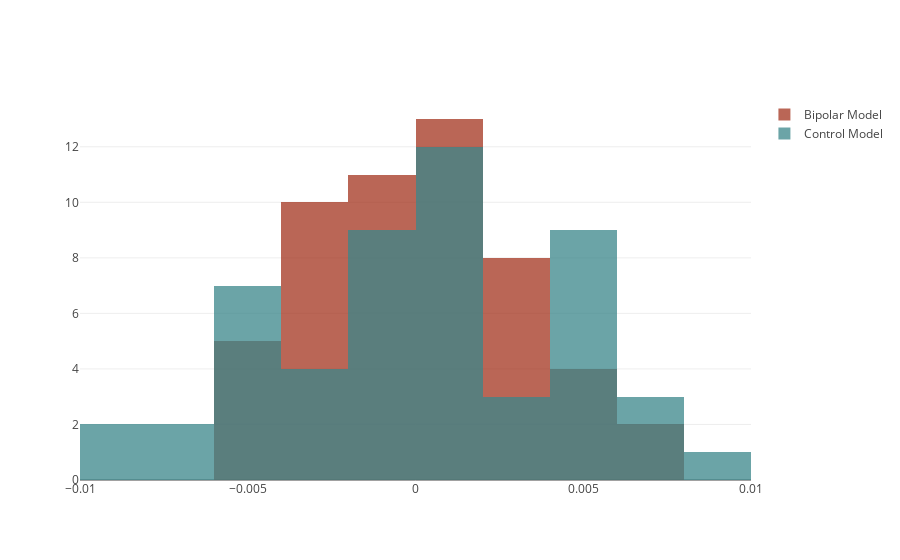

Here is the notebook cell this chart was saved with:
### Code cell
# compare the residual distribution for both groups 
trace_bipolar_model = go.Histogram(
    x=model_control.resid,
    opacity=0.75,
    name = "Bipolar Model",
    marker=dict(
        color= bm,
    )
)
trace_control_model = go.Histogram(
    x=model_bipolar.resid,
    opacity=0.75,
    name = "Control Model",
    marker=dict(
        color= cm,
    )
)

data = [trace_bipolar_model, trace_control_model]
layout = go.Layout(barmode='overlay')

fig = dict(data=data, layout=layout)
iplot(fig)
